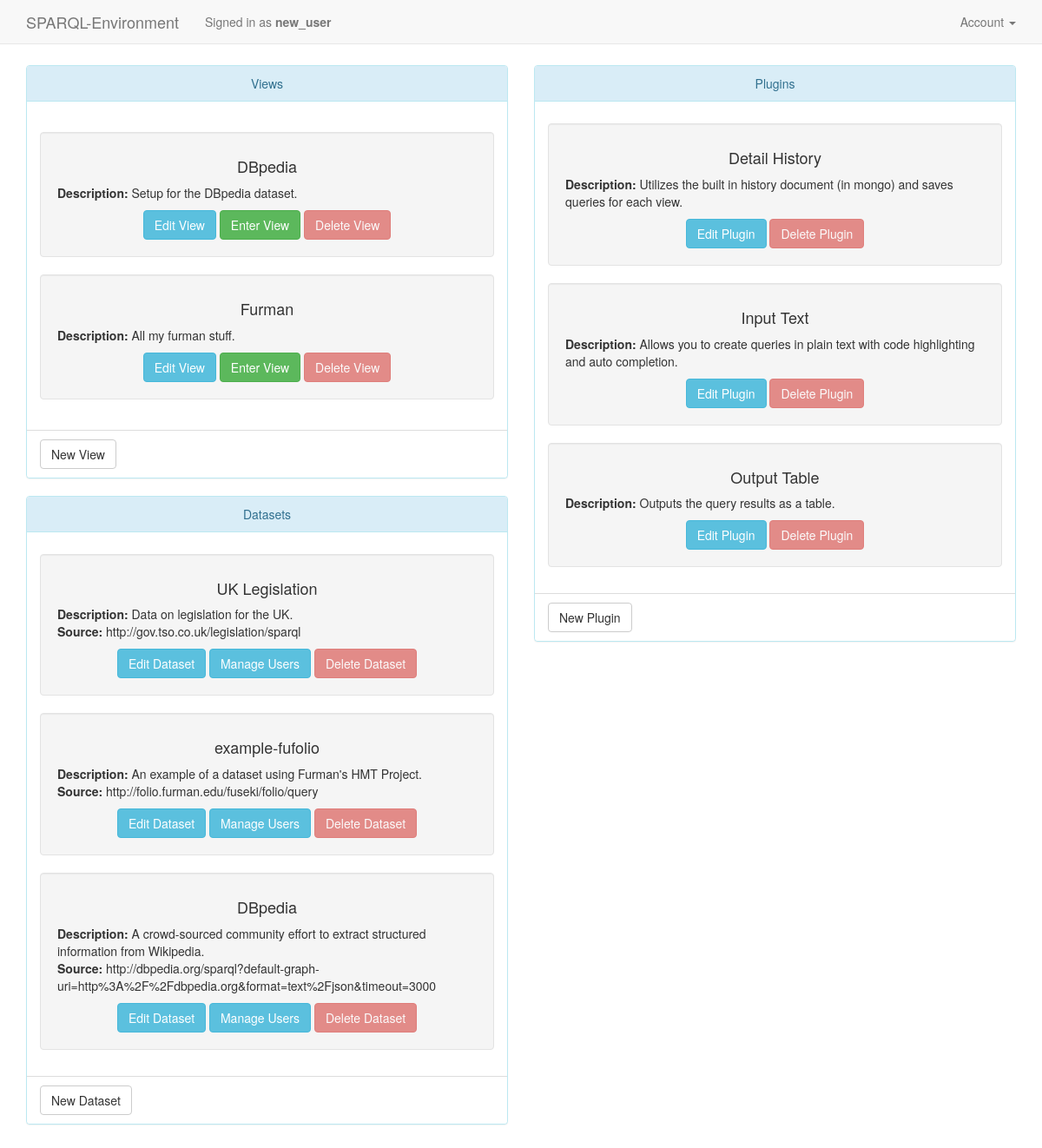
Page /homepage.php (signed in) on the committed database.
### tables this page shows
CREATE TABLE view (
	id int NOT NULL AUTO_INCREMENT PRIMARY KEY,
	name varchar(50) NOT NULL,
	description varchar(140),
	user_id varchar(50) NOT NULL,
	plugin_doc_id varchar(50),
	history_doc_id varchar(50),
	CONSTRAINT user_view_fk
	FOREIGN KEY (user_id) REFERENCES user(username)
	ON UPDATE CASCADE
	ON DELETE CASCADE
);

CREATE TABLE dataset (
	id int NOT NULL AUTO_INCREMENT PRIMARY KEY,
	name varchar(50) NOT NULL,
	description varchar(140) NOT NULL,
	source varchar(100) NOT NULL,
	prefix_list text,
	variable_list text
);

CREATE TABLE plugin (
	urn varchar(140) NOT NULL PRIMARY KEY,
	name varchar(50) NOT NULL,
	description varchar(140) NOT NULL,
	config_doc_id varchar(50),
	owner varchar(50) NOT NULL,
	CONSTRAINT user_plugin_fk
	FOREIGN KEY (owner) REFERENCES user(username)
	ON UPDATE CASCADE
	ON DELETE CASCADE
);

### homepage.php (the view, shortened to what this page needs)
<?php
    require("common.php");
?>
<!DOCTYPE html>
<html>
<head>
	<link rel="stylesheet" type="text/css" href="webroot/css/bootstrap.css"/>
	<link rel="stylesheet" type="text/css" href="webroot/css/bootstrap-adjust.css"/>
</head>
<nav class="navbar navbar-default navbar-fixed-top">
<div class="container">
  <div class="navbar-header">
    <a class="navbar-brand" href="homepage.php">SPARQL-Environment</a>
    <p class="navbar-text">Signed in as
      <b><?php echo htmlentities($_SESSION['user']['username'], ENT_QUOTES, 'UTF-8'); ?></b>
    </p>
  </div>
  <div class="collapse navbar-collapse" id="bs-example-navbar-collapse-1">
    <ul class="nav navbar-nav navbar-right">
      <li class="dropdown">
        <a href="#" class="dropdown-toggle" data-toggle="dropdown" role="button" aria-haspopup="true" aria-expanded="false">Account <span class="caret"></span></a>
      </li>
    </ul>
  </div>
</div>
</nav>
<body>
	<div id="main-container">
	<div id="content" class="container">
	<div id="page-container" class="row">
	<div id="page-content" class="col-sm-12">
	  <div class="row">
      <div class="col-sm-6">
        <div class="panel panel-info">
          <div class="panel-heading" style="text-align: center;">Views</div>
          <div class="panel-body" style="padding-top: 35px;">
            <?php
                $query = "SELECT id, name, description FROM view
                          WHERE view.user_id = :user_id";
                $query_params = array(':user_id' => $_SESSION['user']['username']);
                try {
                    $stmt = $db->prepare($query);
                    $result = $stmt->execute($query_params);
                } catch(PDOException $ex) {
                    die("Failed to run query: " . $ex->getMessage());
                }
                while($row = $stmt->fetch()) {
                  print('<div class="well">
                          <h4 style="text-align: center;">' . $row['name'] . '</h4>' .
                          "<b>Description:</b> " . $row['description'] .
                          '<br/><div style="text-align: center; padding-top: 10px;">
                            <a class="btn btn-info" href="edit_view.php?id=' . $row['id'] . '" role="button">Edit View</a>
                            <a class="btn btn-success" href="view.php?id=' . $row['id'] . '" role="button">Enter View</a>
                            <a class="btn btn-danger" role="button" disabled="disabled">Delete View</a>
                          </div>
                        </div>');
                }
            ?>
          </div>
          <ul class="list-group">
            <li class="list-group-item">
              <a class="btn btn-default" href="new_view.php" role="button">New View</a>
            </li>
          </ul>
        </div>
        <div class="panel panel-info">
          <div class="panel-heading" style="text-align: center;">Datasets</div>
          <ul class="list-group">
            <li class="list-group-item" style="padding-top: 25px;">
              <?php
                  $query = "SELECT dataset.id, dataset.name, dataset.description, dataset.source
                            FROM dataset, datapermission
                            WHERE datapermission.user_id = :user_id
                            AND datapermission.data_id = dataset.id";
                  $query_params = array(':user_id' => $_SESSION['user']['username']);
                  try {
                      $stmt = $db->prepare($query);
                      $result = $stmt->execute($query_params);
                  } catch(PDOException $ex) {
                      die("Failed to run query: " . $ex->getMessage());
                  }
                  while($row = $stmt->fetch()) {
                    print('<div class="well">
                            <h4 style="text-align: center;">' . $row['name'] . '</h4>' .
                            "<b>Description:</b> " . $row['description'] .
                            "<br/><b>Source:</b> " . $row['source'] .
                            '<br/><div style="text-align: center; padding-top: 10px;">
                              <a class="btn btn-info" href="edit_dataset.php?id=' . $row['id'] . '" role="button">Edit Dataset</a>
                              <a class="btn btn-info" href="manage_users.php?id=' . $row['id'] . '" role="button">Manage Users</a>
                              <a class="btn btn-danger" role="button" disabled="disabled">Delete Dataset</a>
                            </div>
                          </div>');
                  }
                ?>
            </li>
            <li class="list-group-item">
              <a class="btn btn-default" href="new_dataset.php" role="button">New Dataset</a>
            </li>
          </ul>
        </div>
      </div>
      <div class="col-sm-6">
        <div class="panel panel-info">
          <div class="panel-heading" style="text-align: center;">Plugins</div>
          <ul class="list-group">
            <li class="list-group-item" style="padding-top: 25px;">
              <?php
                  $query = "SELECT urn, name, description FROM plugin
                            WHERE owner = :user_id";
                  $query_params = array(':user_id' => $_SESSION['user']['username']);
                  try {
                      $stmt = $db->prepare($query);
                      $result = $stmt->execute($query_params);
                  } catch(PDOException $ex) {
                      die("Failed to run query: " . $ex->getMessage());
                  }
                  while($row = $stmt->fetch()) {
                    print('<div class="well">
                            <h4 style="text-align: center;">' . $row['name'] . '</h4>' .
                            "<b>Description:</b> " . $row['description'] .
                            '<br/><div style="text-align: center; padding-top: 10px;">
                              <a class="btn btn-info" href="edit_plugin.php?urn=' . $row['urn'] . '" role="button">Edit Plugin</a>
                              <a class="btn btn-danger" role="button" disabled="disabled">Delete Plugin</a>
                            </div>
                          </div>');
                  }
                ?>
            </li>
            <li class="list-group-item">
              <a class="btn btn-default" href="new_plugin.php" role="button">New Plugin</a>
            </li>
          </ul>
        </div>
      </div>
    </div>
	</div>
	</div>
	</div>
	</div>
</body>
</html>

### rows in the picture
view: name "DBpedia", description "Setup for the DBpedia dataset."
view: name "Furman", description "All my furman stuff."
dataset: name "UK Legislation", description "Data on legislation for the UK.", source "http://gov.tso.co.uk/legislation/sparql"
dataset: name "example-fufolio", description "An example of a dataset using Furman's HMT Project.", source "http://folio.furman.edu/fuseki/folio/query"
dataset: name "DBpedia", description "A crowd-sourced community effort to extract structured information from Wikipedia.", source "http://dbpedia.org/sparql?default-graph-uri=http%3A%2F%2Fdbpedia.org&format=text%2Fjson&timeout=3000"
plugin: name "Detail History", description "Utilizes the built in history document (in mongo) and saves queries for each view."
plugin: name "Input Text", description "Allows you to create queries in plain text with code highlighting and auto completion."
plugin: name "Output Table", description "Outputs the query results as a table."

### other values in the picture
$_SESSION['user']['username'] "new_user"
